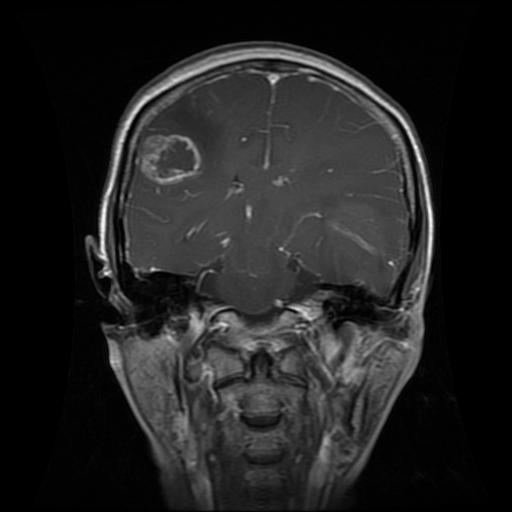
#> input picture data/subset_v1/images/test/gl_Te_gl_0146_dc599f.jpg, 512 x 512 px
$ python -i analyze_pilot.py   (imports and definitions only)
#> lines starting #> are read from the running program, lines starting #| are printed output that depends on the picture; after the words box and inside, x2 and y2 are one past the last pixel; in counts of white or black regions, pixels touching at a corner belong together
"""Pilot review helpers: contact sheet, diversity stats and memorization check.

    python scripts/analyze_pilot.py --purpose pilot_v2 --refs-json refs/pilot_v2/refs.json

Outputs:
    viz/<purpose>_sheet.jpg      each row: reference | its synthetic variants
    viz/<purpose>_stats.json     intensity diversity vs real gliomas, similarity numbers
Similarity:
    dHash distance (256 bits, same hash as the bonus-task split) and SSIM (global
    11x11 box-window SSIM on 256x256 grayscale) to (a) the image's own reference and
    (b) the nearest real train image. Train near-duplicates in subset_v1 were
    grouped at dHash <= 28, so a synthetic image that close to a train image is
    treated as a likely copy.
"""
import argparse
import csv
import json
from pathlib import Path

import numpy as np
from PIL import Image, ImageDraw, ImageFilter

ROOT = Path(__file__).resolve().parents[1]
SUBSET = (ROOT / "data" / "subset_v1" if (ROOT / "data" / "subset_v1").exists() else ROOT.parent / "bonus_task" / "data" / "subset_v1")
NEAR_DUP = 28


def gray(path, size=None):
#> called with size = 512
    im = Image.open(path).convert("L")
#> im is the input picture: PIL image 512x512 L; min 0, max 254, mean 33.7
    return im.resize((size, size), Image.LANCZOS) if size else im


def dhash_bits(path, size=16):
    a = np.asarray(Image.open(path).convert("L").resize((size + 1, size), Image.LANCZOS), dtype=np.int16)
    return (a[:, 1:] > a[:, :-1]).ravel()


# [16 lines left out: functions box_mean, ssim, not called in this run]


def intensity(path):
    im = gray(path, 512)
    a = np.asarray(im, dtype=float)
    fg = a > 20
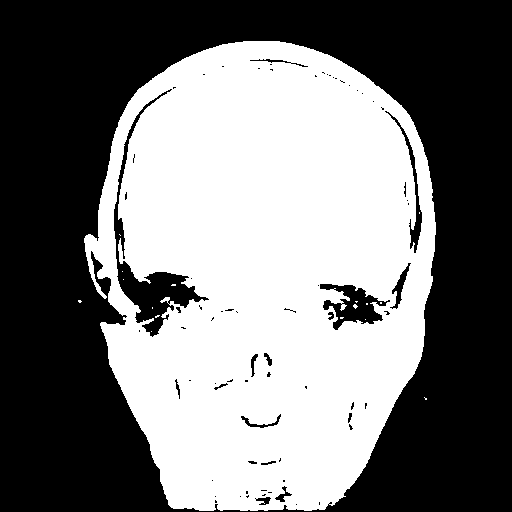
#> fg: shape (512, 512) bool; 46.9% white; 17 white regions (16 under 20 px), largest, box (x1, y1, x2, y2) and area: (84, 41, 436, 511) 122879
    edges = np.asarray(im.filter(ImageFilter.FIND_EDGES), dtype=float)
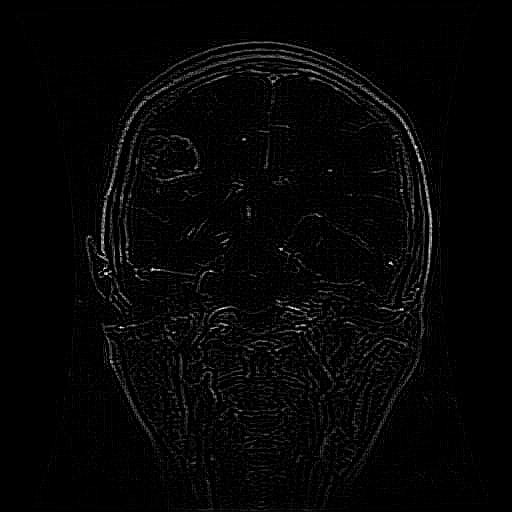
#> edges: shape (512, 512) float64; min 0, max 255, mean 5.4
    return a[fg].mean(), a[fg].std(), edges.var(), fg.mean()


# [95 lines left out: functions summarize, main, not called in this run]


# [2 lines not run here, left out]

>>> result = intensity('../data/subset_v1/images/test/gl_Te_gl_0146_dc599f.jpg')
#> result = (69.83, 29.41, 237.1, 0.469)

$ run again, on data/subset_v1/images/train/gl_Tr_gl_0965_0285e9.jpg
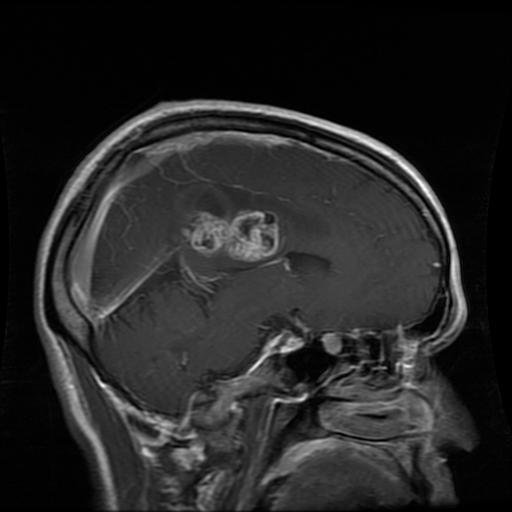
#> input picture data/subset_v1/images/train/gl_Tr_gl_0965_0285e9.jpg, 512 x 512 px
#> in gray, im is the input picture: PIL image 512x512 L; min 0, max 255, mean 38.1
#> in intensity, `fg = a > 20`:
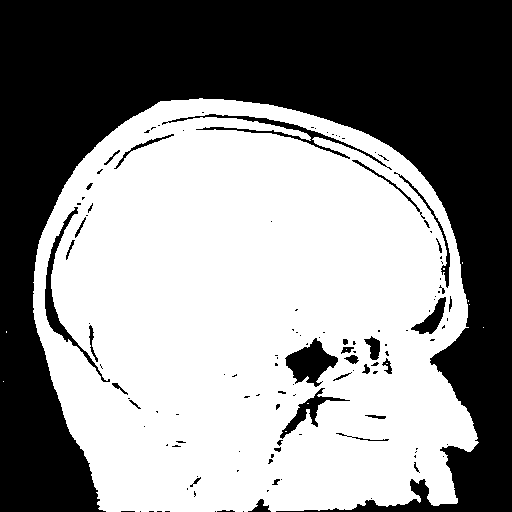
#> fg: shape (512, 512) bool; 55.1% white; 126 black regions (91 under 20 px), largest, box (x1, y1, x2, y2) and area: (0, 0, 512, 512) 110432, (285, 338, 338, 387) 1330, (162, 114, 392, 170) 1155
#> in intensity, `edges = np.asarray(im.filter(ImageFilter.FIND_EDGES), dtype=float)`:
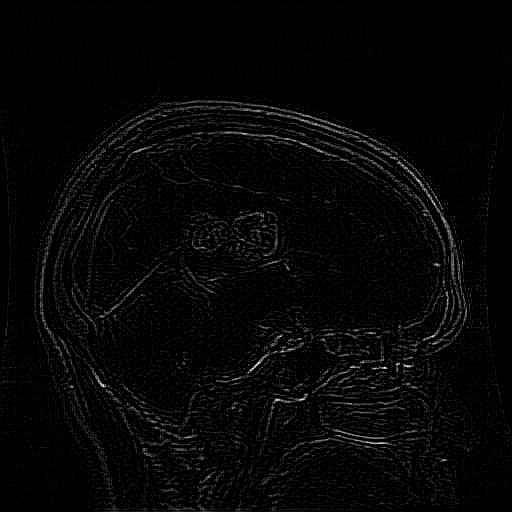
#> edges: shape (512, 512) float64; min 0, max 255, mean 6
#> result = (66.75, 30.95, 238.7, 0.551)

$ run again, on data/subset_v1/images/val/gl_Tr_gl_0163_78d5b9.jpg
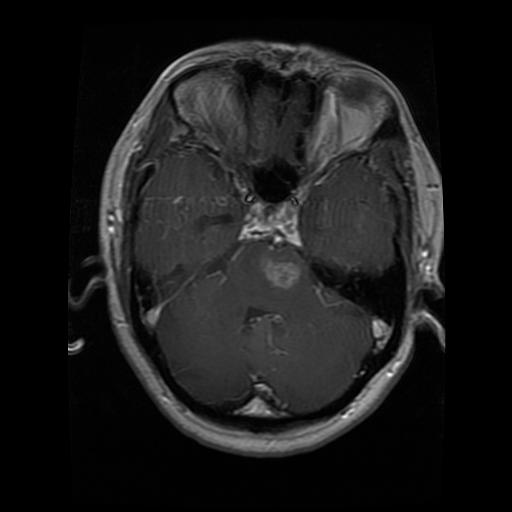
#> input picture data/subset_v1/images/val/gl_Tr_gl_0163_78d5b9.jpg, 512 x 512 px
#> in gray, im is the input picture: PIL image 512x512 L; min 0, max 255, mean 26.6
#> in intensity, `fg = a > 20`:
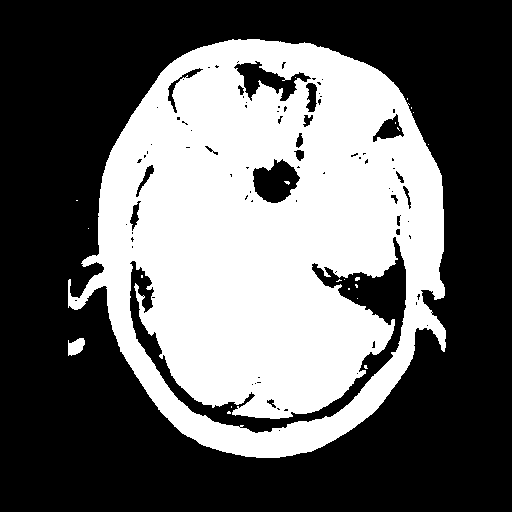
#> fg: shape (512, 512) bool; 39.8% white; 22 white regions (20 under 20 px), largest, box (x1, y1, x2, y2) and area: (68, 39, 446, 458) 103987, (68, 338, 85, 356) 217
#> in intensity, `edges = np.asarray(im.filter(ImageFilter.FIND_EDGES), dtype=float)`:
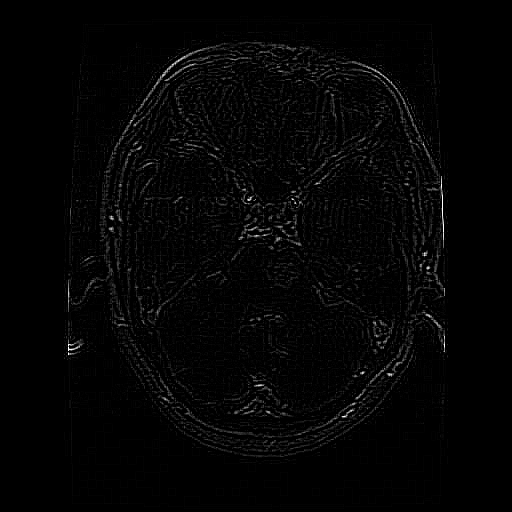
#> edges: shape (512, 512) float64; min 0, max 255, mean 4.5
#> result = (64.01, 27.65, 187.4, 0.398)
